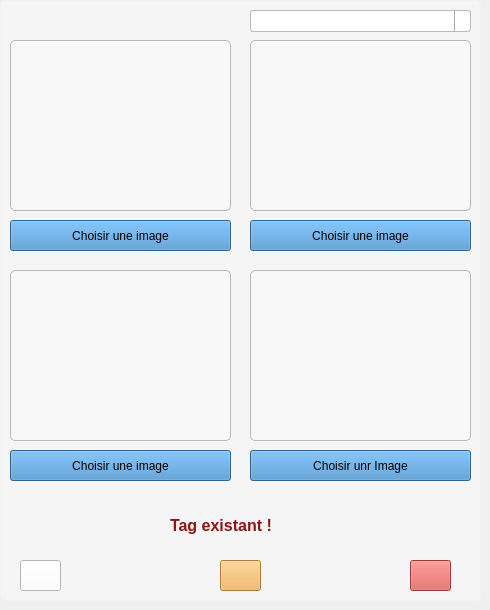
    <widget class="QWidget" name="pageModifier_SupprimerMot">
     <property name="styleSheet">
      <string notr="true">QLabel#l_MM_Image1, QLabel#l_MM_Image2, QLabel#l_MM_Image3, QLabel#l_MM_Image4 {
  border: 1px solid #b9b9b9;
  border-radius: 5px;
  
	background-color: rgba(255, 255, 255, 75);
}

QFrame#frame_MM {
  background-color: rgba(255, 255, 255, 100);
  border: 1px solid transparent;
  border-radius: 5px;
}

QPushButton#pB_MM_Reinitialiser {
  background-color: #f0ad4e;
  border-color: #eea236;
}

QPushButton#pB_MM_Reinitialiser:hover {
  background-color: #ed9c28;
  border-color: #d58512;
}

QPushButton#pB_MM_Reinitialiser:pressed {
  background-color: #e88f13;
}

QPushButton#pB_MM_ModifierMot {
  background-color: #5cb85c;
  border-color: #4cae4c;
}

QPushButton#pB_MM_ModifierMot:hover {
  background-color: #47a447;
  border-color: #398439;
}

QPushButton#pB_MM_ModifierMot:pressed {
  background-color: #3f933f;
}

QPushButton#pB_MM_ChoisirImage1, QPushButton#pB_MM_ChoisirImage2, QPushButton#pB_MM_ChoisirImage3, QPushButton#pB_MM_ChoisirImage4 {
  background-color: #428bca;
  border-color: #357ebd;
}

QPushButton#pB_MM_ChoisirImage1:hover, QPushButton#pB_MM_ChoisirImage2:hover, QPushButton#pB_MM_ChoisirImage3:hover, QPushButton#pB_MM_ChoisirImage4:hover {
  background-color: #3276b1;
  border-color: #285e8e;
}

QPushButton#pB_MM_ChoisirImage1:pressed, QPushButton#pB_MM_ChoisirImage2:pressed, QPushButton#pB_MM_ChoisirImage3:pressed, QPushButton#pB_MM_ChoisirImage4:pressed {
  background-color: #2b669a;
}

QLineEdit {
  border: 2px solid #eaeaea;
  border-radius: 4px;
  padding-left: 5px;
}

QLineEdit:focus {
  border-color: #86b5ff;
}

QPushButton#pB_MM_Retour {
  color: #333;
  background-color: #fff;
  border-color: #ccc;
}

QPushButton#pB_MM_Retour:hover {
  background-color: #ebebeb;
  border-color: #adadad;
}

QPushButton#pB_MM_Retour:pressed {
  background-color: #d3d3d3;
}

QPushButton#pB_MM_SupprimerMot {
  background-color: #d9534f;
  border-color: #d43f3a;
}

QPushButton#pB_MM_SupprimerMot:hover {
  background-color: #d2322d;
  border-color: #ac2925;
}

QPushButton#pB_MM_SupprimerMot:pressed {
  background-color: #bc2b28;
}

QComboBox::drop-down {
      background: qlineargradient(x1: 0, y1: 0, x2: 0, y2: 1,
                                  stop: 0 #E1E1E1, stop: 0.4 #DDDDDD,
                                  stop: 0.5 #D8D8D8, stop: 1.0 #D3D3D3);
 }

 QComboBox {
     border: 1px solid #b9b9b9;
     border-radius: 3px;
     padding: 1px 18px 1px 3px;
     min-width: 6em;
	 background-color: #fff;
     padding-left: 7px;
     padding-bottom: 4px;
 }
 
 QComboBox::drop-down {
     subcontrol-origin: padding;
     subcontrol-position: top right;
     width: 15px;
    color: red;
     border-left-width: 1px;
     border-left-color: darkgray;
     border-left-style: solid;
     border-top-right-radius: 3px;
     border-bottom-right-radius: 3px;
 }

 QComboBox::down-arrow {
     image: url(:/imgs/images/flecheBas.png);
	 width: 10px;
 }

 QComboBox QAbstractItemView{
     border: 2px solid darkgray;
 }</string>
     </property>
     <widget class="QFrame" name="frame_MM">
      <property name="geometry">
       <rect>
        <x>0</x>
        <y>0</y>
        <width>481</width>
        <height>601</height>
       </rect>
      </property>
      <property name="frameShape">
       <enum>QFrame::StyledPanel</enum>
      </property>
      <property name="frameShadow">
       <enum>QFrame::Raised</enum>
      </property>
      <widget class="QLabel" name="l_MM_Image3">
       <property name="geometry">
        <rect>
         <x>10</x>
         <y>270</y>
         <width>221</width>
         <height>171</height>
        </rect>
       </property>
       <property name="styleSheet">
        <string notr="true"/>
       </property>
       <property name="text">
        <string>&lt;html&gt;&lt;head/&gt;&lt;body&gt;&lt;p align=&quot;center&quot;&gt;&lt;br/&gt;&lt;/p&gt;&lt;/body&gt;&lt;/html&gt;</string>
       </property>
      </widget>
      <widget class="QPushButton" name="pB_MM_ChoisirImage4">
       <property name="geometry">
        <rect>
         <x>250</x>
         <y>450</y>
         <width>221</width>
         <height>31</height>
        </rect>
       </property>
       <property name="text">
        <string>Choisir unr Image</string>
       </property>
      </widget>
      <widget class="QPushButton" name="pB_MM_ChoisirImage3">
       <property name="geometry">
        <rect>
         <x>10</x>
         <y>450</y>
         <width>221</width>
         <height>31</height>
        </rect>
       </property>
       <property name="text">
        <string>Choisir une image</string>
       </property>
      </widget>
      <widget class="QLabel" name="l_MM_TagExistant">
       <property name="geometry">
        <rect>
         <x>170</x>
         <y>510</y>
         <width>191</width>
         <height>31</height>
        </rect>
       </property>
       <property name="text">
        <string>&lt;html&gt;&lt;head/&gt;&lt;body&gt;&lt;p&gt;&lt;span style=&quot; font-size:12pt; font-weight:600; color:#901313;&quot;&gt;Tag existant !&lt;/span&gt;&lt;/p&gt;&lt;/body&gt;&lt;/html&gt;</string>
       </property>
      </widget>
      <widget class="QPushButton" name="pB_MM_ChoisirImage2">
       <property name="geometry">
        <rect>
         <x>250</x>
         <y>220</y>
         <width>221</width>
         <height>31</height>
        </rect>
       </property>
       <property name="text">
        <string>Choisir une image</string>
       </property>
      </widget>
      <widget class="QPushButton" name="pB_MM_Reinitialiser">
       <property name="geometry">
        <rect>
         <x>220</x>
         <y>560</y>
         <width>41</width>
         <height>31</height>
        </rect>
       </property>
       <property name="text">
        <string/>
       </property>
       <property name="icon">
        <iconset resource="rsc.qrc">
         <normaloff>:/icones/icones/reinitialisation.png</normaloff>:/icones/icones/reinitialisation.png</iconset>
       </property>
      </widget>
      <widget class="QPushButton" name="pB_MM_ChoisirImage1">
       <property name="geometry">
        <rect>
         <x>10</x>
         <y>220</y>
         <width>221</width>
         <height>31</height>
        </rect>
       </property>
       <property name="text">
        <string>Choisir une image</string>
       </property>
      </widget>
      <widget class="QPushButton" name="pB_MM_Retour">
       <property name="geometry">
        <rect>
         <x>20</x>
         <y>560</y>
         <width>41</width>
         <height>31</height>
        </rect>
       </property>
       <property name="text">
        <string/>
       </property>
       <property name="icon">
        <iconset resource="rsc.qrc">
         <normaloff>:/icones/icones/retour1.jpg</normaloff>:/icones/icones/retour1.jpg</iconset>
       </property>
      </widget>
      <widget class="QLabel" name="l_MM_Image2">
       <property name="geometry">
        <rect>
         <x>250</x>
         <y>40</y>
         <width>221</width>
         <height>171</height>
        </rect>
       </property>
       <property name="styleSheet">
        <string notr="true"/>
       </property>
       <property name="text">
        <string>&lt;html&gt;&lt;head/&gt;&lt;body&gt;&lt;p align=&quot;center&quot;&gt;&lt;br/&gt;&lt;/p&gt;&lt;/body&gt;&lt;/html&gt;</string>
       </property>
      </widget>
      <widget class="QLabel" name="l_MM_Image4">
       <property name="geometry">
        <rect>
         <x>250</x>
         <y>270</y>
         <width>221</width>
         <height>171</height>
        </rect>
       </property>
       <property name="styleSheet">
        <string notr="true"/>
       </property>
       <property name="text">
        <string>&lt;html&gt;&lt;head/&gt;&lt;body&gt;&lt;p align=&quot;center&quot;&gt;&lt;br/&gt;&lt;/p&gt;&lt;/body&gt;&lt;/html&gt;</string>
       </property>
      </widget>
      <widget class="QLabel" name="l_MM_Image1">
       <property name="geometry">
        <rect>
         <x>10</x>
         <y>40</y>
         <width>221</width>
         <height>171</height>
        </rect>
       </property>
       <property name="styleSheet">
        <string notr="true"/>
       </property>
       <property name="text">
        <string>&lt;html&gt;&lt;head/&gt;&lt;body&gt;&lt;p align=&quot;center&quot;&gt;&lt;br/&gt;&lt;/p&gt;&lt;/body&gt;&lt;/html&gt;</string>
       </property>
      </widget>
      <widget class="QComboBox" name="cBChoixMot">
       <property name="geometry">
        <rect>
         <x>250</x>
         <y>10</y>
         <width>221</width>
         <height>22</height>
        </rect>
       </property>
       <property name="font">
        <font>
         <family>Consolas</family>
         <pointsize>10</pointsize>
         <weight>50</weight>
         <bold>false</bold>
        </font>
       </property>
       <property name="currentText">
        <string/>
       </property>
      </widget>
      <widget class="QPushButton" name="pB_MM_SupprimerMot">
       <property name="geometry">
        <rect>
         <x>410</x>
         <y>560</y>
         <width>41</width>
         <height>31</height>
        </rect>
       </property>
       <property name="text">
        <string/>
       </property>
       <property name="icon">
        <iconset resource="rsc.qrc">
         <normaloff>:/icones/icones/supprimer.png</normaloff>:/icones/icones/supprimer.png</iconset>
       </property>
      </widget>
     </widget>
    </widget>
